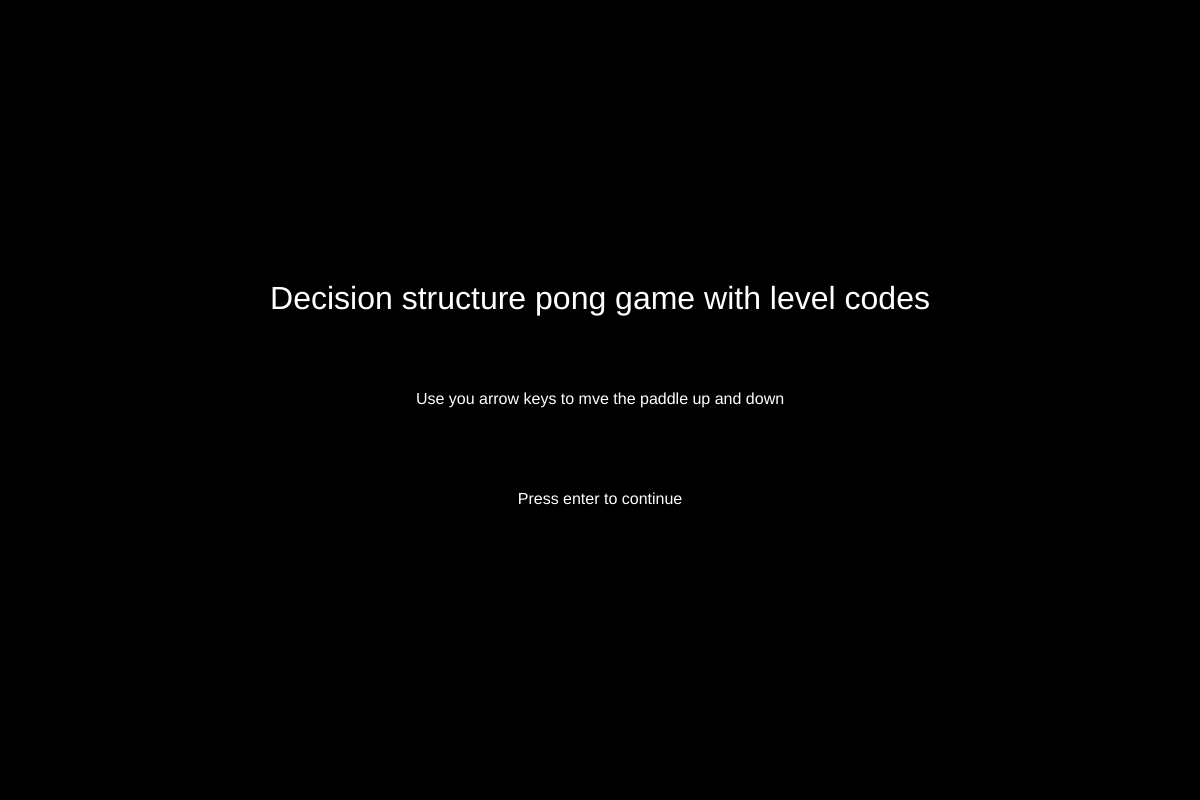
Frame 1 (no input)
Frame 60 (no input): identical to frame 1, image omitted
Frame 120 (the mouse pressed at the canvas centre since frame 60): identical to frame 1, image omitted

The p5.js sketch that drew this single still picture (run headless with seeded random() and noise() and a simulated clock; from frame 60 on, the mouse is pressed at the canvas centre):

// p5.js sketch
// ── sketch.js
/* Moving things and staying on the canvas
Kayden Jiwa
2019-04-4*/

//position variables
var posX= 100;
var posY = 600;
// speed variables
var speedX = 15;
var speedY = 15;
y=100
x=100

/*
We will initially set the level variable to 0
Level 0 --> Instructions
Level 1 --> Game
Level 2 --> lose Screen
*/
let level = 0;

function setup() {
  var myCanvas = createCanvas(1200,800);

}



function draw() {
  if (level ===0) {
    //Show the instructions to the user
    background(0);
    fill(255);
    textAlign(CENTER, CENTER);
    textSize(32);
    text('Decision structure pong game with level codes', 600,300);

    textSize(16);
    text('Use you arrow keys to mve the paddle up and down', 600,400);
    text('Press enter to continue', width/2, height/2+100);

    //If they press enter, move to the next level (game)
    if (keyIsDown(ENTER)) {
      level+=1;
    }
  }







else if (level ===1) {

  background(125,178,61);
  if(posX < 0) {
    background(255,0,0)
    textSize(50)
    textAlign(CENTER)
    text("GAME OVER", width/2, height/2)
    textSize(25)
    text('PRESS F5 TO PLAY AGAIN', width/2, height/2+50)
  }


else if(posX > 0) {




  rect(x,y,30,250)

  if (keyIsDown(UP_ARROW)) {
    y -= 20;
  }

  if (keyIsDown(DOWN_ARROW)) {
    y += 20;
  }


  background(125,178,61);

	rect(x,y,30,250)
	circle(posX, posY, 10, 10);

	  hit = collideRectCircle(x,y,30,250,posX,posY,10);{

	print("colliding? " + hit);

  if (hit) {
    speedX=speedX*-1
    speedY=speedY*-1
  }
}



  //rect(10,50,10,50)
  drawball();
}


function drawball() {
  //draw ball
  fill(255);
  circle(posX, posY, 10, 10);

  //move ball
  posX+=speedX;
  posY+=speedY;

  // New code for staying on the canvas
  if (posX > width) {    // the object has moved off the canvas to the right
      speedX = -speedX;
  }

  if (posY > height) {    // the object has moved off the canvas to the bottom
      speedY = -speedY;
  }

  if (posY <0) {    // the object has moved off the canvas to the top
      speedY = -speedY;
}

if (posX <0) {    // the object has moved off the canvas to the lefft
    speedX = -speedX;


}
}
}
}
